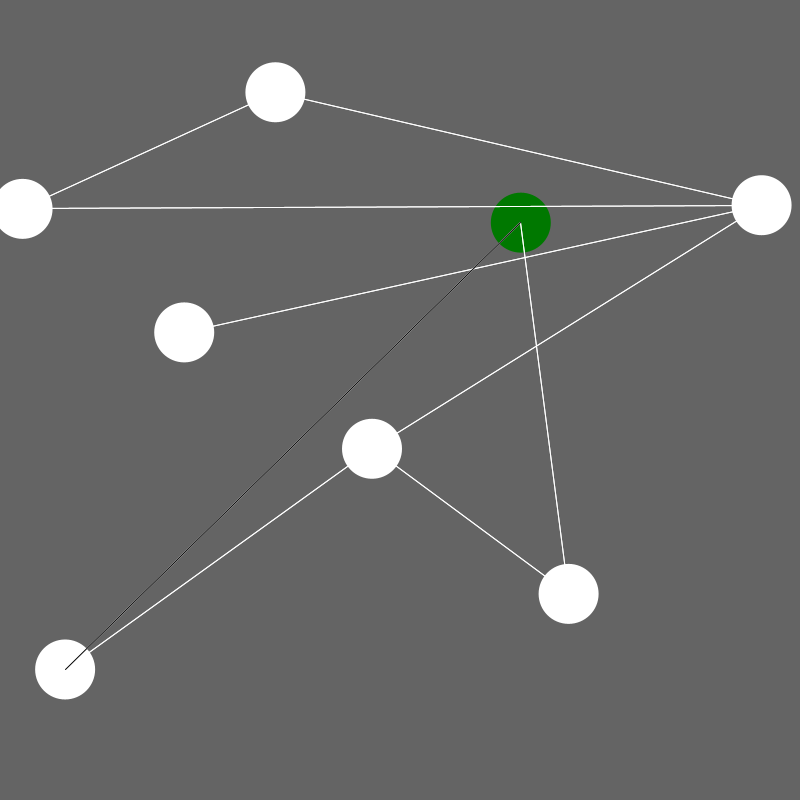
Frame 1 (no input)
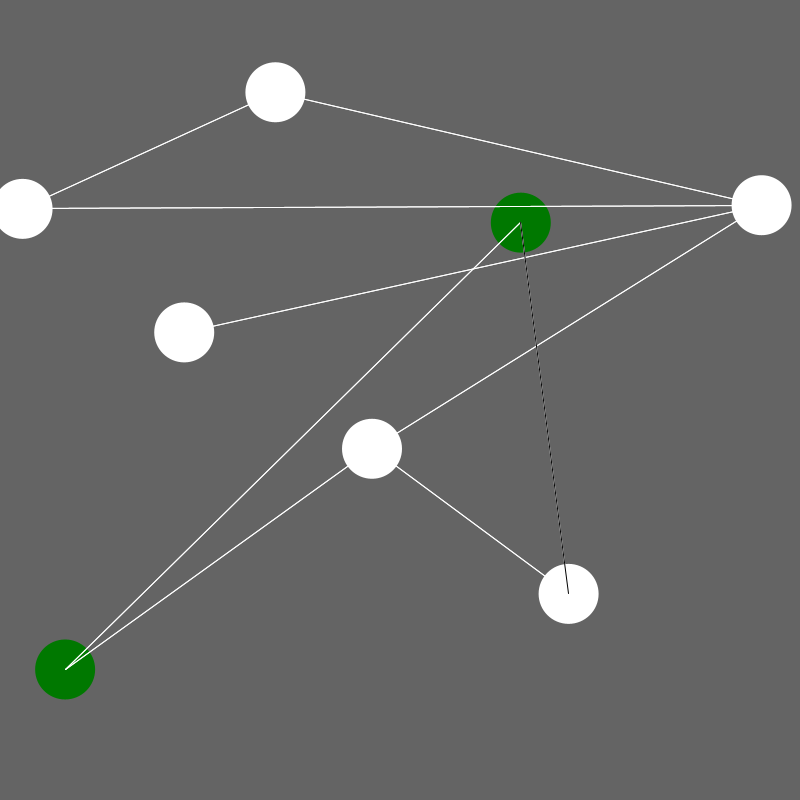
Frame 60 (the mouse pressed at the canvas centre just before this capture)
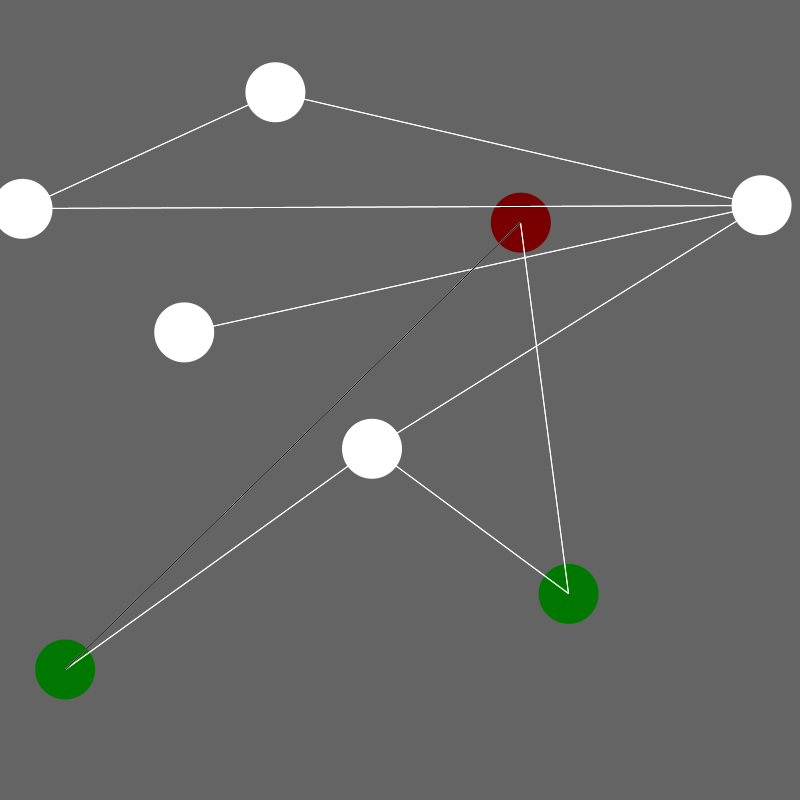
Frame 120 (the mouse held since frame 60 and released just before this capture)

The Processing sketch that drew these frames (run headless with seeded random() and noise(); from frame 60 on, the mouse is pressed at the canvas centre):

// Processing sketch: BFS
// ── BFS.pde
import java.util.*;
int nodeLength = 8;
Node arr[] = new Node[nodeLength];
ArrayDeque<Integer> A = new ArrayDeque<Integer>();

ArrayList<ArrayList<Integer>> adj = new ArrayList<ArrayList<Integer>>(nodeLength);

ArrayList<Integer> a;
int k;
int cur;
int n;
int counter = 0;
int visited = 0;




static void addEdge(ArrayList<ArrayList<Integer>> adj,
                        int u, int v){
    adj.get(u).add(v);
    adj.get(v).add(u);
}

void printGraph(ArrayList<ArrayList<Integer>> adj){
    for (int i = 0; i < adj.size(); i++) {
      for (int j = 0; j < adj.get(i).size(); j++) {
        Node A = arr[i];
        Node B = arr[adj.get(i).get(j)];
        stroke(255); 
        line(A.x,A.y,B.x,B.y);
      }
  }
}

boolean distance(Node A,Node B,int c){
 return abs(A.x - B.x) + abs(A.y - B.y) >= 2*c; 
}

 
void setup(){
  size(800,800);
  for (int i = 0; i < nodeLength; i++)
    adj.add(new ArrayList<Integer>());
  ArrayList<Node> s = new ArrayList<Node>();
  for(int i = 0;i<nodeLength;i++){
    boolean ans = true;
    Node A = new Node();
    while(ans){
      boolean d = true;
      for(Node j : s){
       if(distance(A,j,120) == false){
         d = false;
         break;
       }
      }
      if(d){
       ans = false;
       s.add(A);
      }
      else{
       A = new Node(); 
      }
    }
  }
  arr = s.toArray(arr);
  A.add(0);
  arr[0].isVisited = 1;
  addEdge(adj,1,2);
  addEdge(adj,1,4);
  addEdge(adj,2,5);
  addEdge(adj,0,5);
  addEdge(adj,3,4);
  addEdge(adj,3,1);
  addEdge(adj,1,7);
  addEdge(adj,2,6);
  addEdge(adj,0,6);
  cur = 0;
  a = adj.get(cur);
  k = 0;
  n = a.size();
}

void draw(){
  background(100);
  noStroke();
  for(int i = 0;i<arr.length;i++){
    arr[i].show();
  }
 
  printGraph(adj);
  if(A.size() >=0 && visited != nodeLength + 1){
    if(k>=n){
       arr[cur].isVisited = 2;
       visited++;
       if(A.size() > 0)
         cur = A.poll();
       counter = 0;
       a = adj.get(cur);
       k = 0;
       n = a.size();
    }
    else{
      counter = counter + 1;
      int d = a.get(k);
      stroke(0,0,0);
      line(arr[cur].x,arr[cur].y,arr[d].x,arr[d].y);
      if(counter == 50){
        counter = 0;
        if(arr[d].isVisited == 0){
          A.add(d);
          arr[d].isVisited = 1;
        }
        k++;
      }
    }
  }
}

// ── Node.pde
class Node{
 float x,y;
 float radius;
 int isVisited = 0;
 Node(){
   x = random(10,width);
   y = random(20,height);
   radius = 60;
 }
 void show(){
   //noStroke();
   if(isVisited == 0)
     fill(255);
   else if(isVisited == 1)
     fill(0,120,0);
   else
     fill(120,0,0);
   circle(x,y,radius);
 }
 
 
  
}
